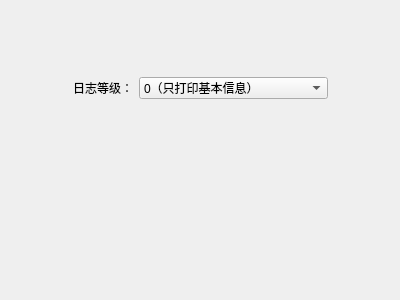
<?xml version="1.0" encoding="UTF-8"?>
<ui version="4.0">
 <class>LogSet</class>
 <widget class="QDialog" name="LogSet">
  <property name="geometry">
   <rect>
    <x>0</x>
    <y>0</y>
    <width>400</width>
    <height>300</height>
   </rect>
  </property>
  <property name="windowTitle">
   <string>Dialog</string>
  </property>
  <layout class="QVBoxLayout" name="verticalLayout">
   <item>
    <spacer name="verticalSpacer_2">
     <property name="orientation">
      <enum>Qt::Vertical</enum>
     </property>
     <property name="sizeHint" stdset="0">
      <size>
       <width>20</width>
       <height>49</height>
      </size>
     </property>
    </spacer>
   </item>
   <item>
    <layout class="QHBoxLayout" name="horizontalLayout_2">
     <item>
      <spacer name="horizontalSpacer_2">
       <property name="orientation">
        <enum>Qt::Horizontal</enum>
       </property>
       <property name="sizeHint" stdset="0">
        <size>
         <width>40</width>
         <height>20</height>
        </size>
       </property>
      </spacer>
     </item>
     <item>
      <layout class="QHBoxLayout" name="horizontalLayout">
       <item>
        <widget class="QLabel" name="label">
         <property name="text">
          <string>日志等级：</string>
         </property>
        </widget>
       </item>
       <item>
        <widget class="QComboBox" name="comboBox">
         <property name="layoutDirection">
          <enum>Qt::LeftToRight</enum>
         </property>
         <property name="autoFillBackground">
          <bool>false</bool>
         </property>
         <item>
          <property name="text">
           <string>0（只打印基本信息）</string>
          </property>
         </item>
         <item>
          <property name="text">
           <string>1（只打印基本信息和错误信息）</string>
          </property>
         </item>
         <item>
          <property name="text">
           <string>2（打印个设备点上传成功信息）</string>
          </property>
         </item>
         <item>
          <property name="text">
           <string>3（打印每一个查询语句）</string>
          </property>
         </item>
         <item>
          <property name="text">
           <string>4（打印所有的http报文）</string>
          </property>
         </item>
        </widget>
       </item>
      </layout>
     </item>
     <item>
      <spacer name="horizontalSpacer">
       <property name="orientation">
        <enum>Qt::Horizontal</enum>
       </property>
       <property name="sizeHint" stdset="0">
        <size>
         <width>40</width>
         <height>20</height>
        </size>
       </property>
      </spacer>
     </item>
    </layout>
   </item>
   <item>
    <spacer name="verticalSpacer">
     <property name="orientation">
      <enum>Qt::Vertical</enum>
     </property>
     <property name="sizeHint" stdset="0">
      <size>
       <width>20</width>
       <height>98</height>
      </size>
     </property>
    </spacer>
   </item>
   <item>
    <layout class="QHBoxLayout" name="horizontalLayout_3">
     <item>
      <spacer name="horizontalSpacer_5">
       <property name="orientation">
        <enum>Qt::Horizontal</enum>
       </property>
       <property name="sizeHint" stdset="0">
        <size>
         <width>78</width>
         <height>20</height>
        </size>
       </property>
      </spacer>
     </item>
     <item>
      <widget class="QDialogButtonBox" name="buttonBox">
       <property name="standardButtons">
        <set>QDialogButtonBox::NoButton</set>
       </property>
      </widget>
     </item>
     <item>
      <spacer name="horizontalSpacer_4">
       <property name="orientation">
        <enum>Qt::Horizontal</enum>
       </property>
       <property name="sizeHint" stdset="0">
        <size>
         <width>78</width>
         <height>20</height>
        </size>
       </property>
      </spacer>
     </item>
    </layout>
   </item>
   <item>
    <spacer name="verticalSpacer_3">
     <property name="orientation">
      <enum>Qt::Vertical</enum>
     </property>
     <property name="sizeHint" stdset="0">
      <size>
       <width>20</width>
       <height>48</height>
      </size>
     </property>
    </spacer>
   </item>
  </layout>
 </widget>
 <resources/>
 <connections/>
</ui>
